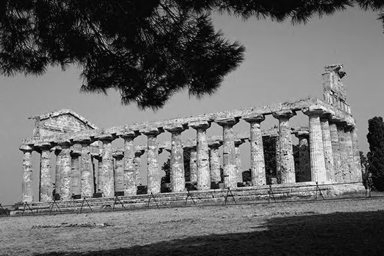
#> input picture Quantization/pic.png, 384 x 256 px
$ python equalize.py ../Quantization/pic.png
#> lines starting #> are read from the running program, lines starting #| are printed output that depends on the picture
#> in main, input_img is the input picture: PIL image 384x256 L; min 0, max 255, mean 105.1
from PIL import Image
import numpy as np
import os
import sys

def equalize_hist(input_img):
    # image array
    im_matrix = np.array(input_img)
    # create a histogram of the image
    hist = np.zeros(256)
    count = 0
    for row in im_matrix:
        for gray_data in row:
            hist[gray_data] += 1
            count += 1
#> after the loop, count = 98304; hist = 256 values, max 1794 at index 154, min 0 at index 247, mean 384
    hist = hist / count
#> hist = 256 values, max 0.0182 at index 154, min 0 at index 247, mean 0.00391
    # accumulative frequency
    acc_freq = np.zeros(256)
    acc_freq[0] = hist[0]
    for i in range(1, 256):
        acc_freq[i] = acc_freq[i - 1] + hist[i]
#> after the loop, acc_freq = 256 values from 0.000305 to 1
    # transformation array
    trans = (acc_freq * 255).astype(int)
#> trans = 256 values from 0 to 254
    # histogram equalization
    for i, row in enumerate(im_matrix):
        for j, gray_data in enumerate(row):
            im_matrix[i][j] = trans[gray_data]
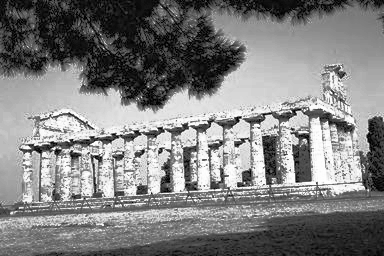
#> im_matrix: shape (256, 384); min 0, max 254, mean 127.9
    return Image.fromarray(im_matrix).convert("L")

def main():
    # image
    input_file = sys.argv[1]
    input_img = Image.open(input_file).convert('L')
    # histogram equalization
    output_img = equalize_hist(input_img)
    # save output image
    f, e = os.path.splitext(input_file)
    output_file = f + "_eh" + e
    output_img.save(output_file)

if __name__ == "__main__":
    main()
